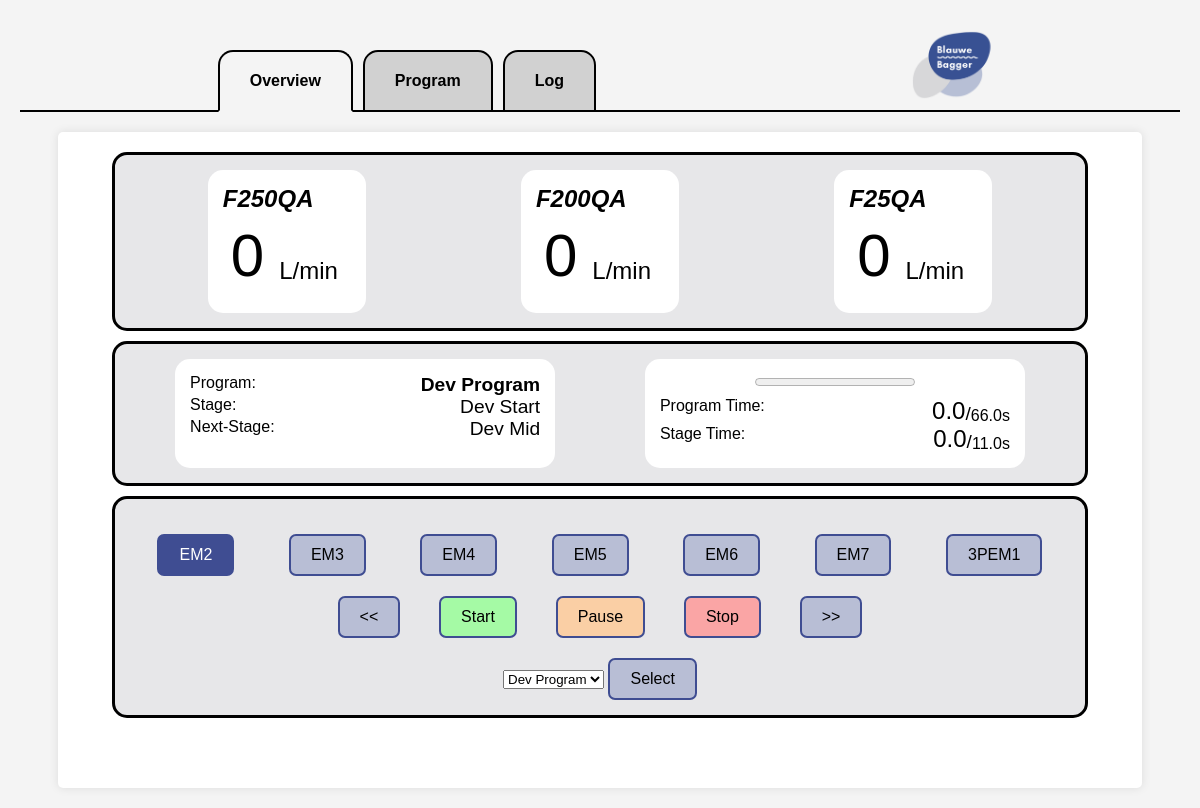
Before: / with the older database file.
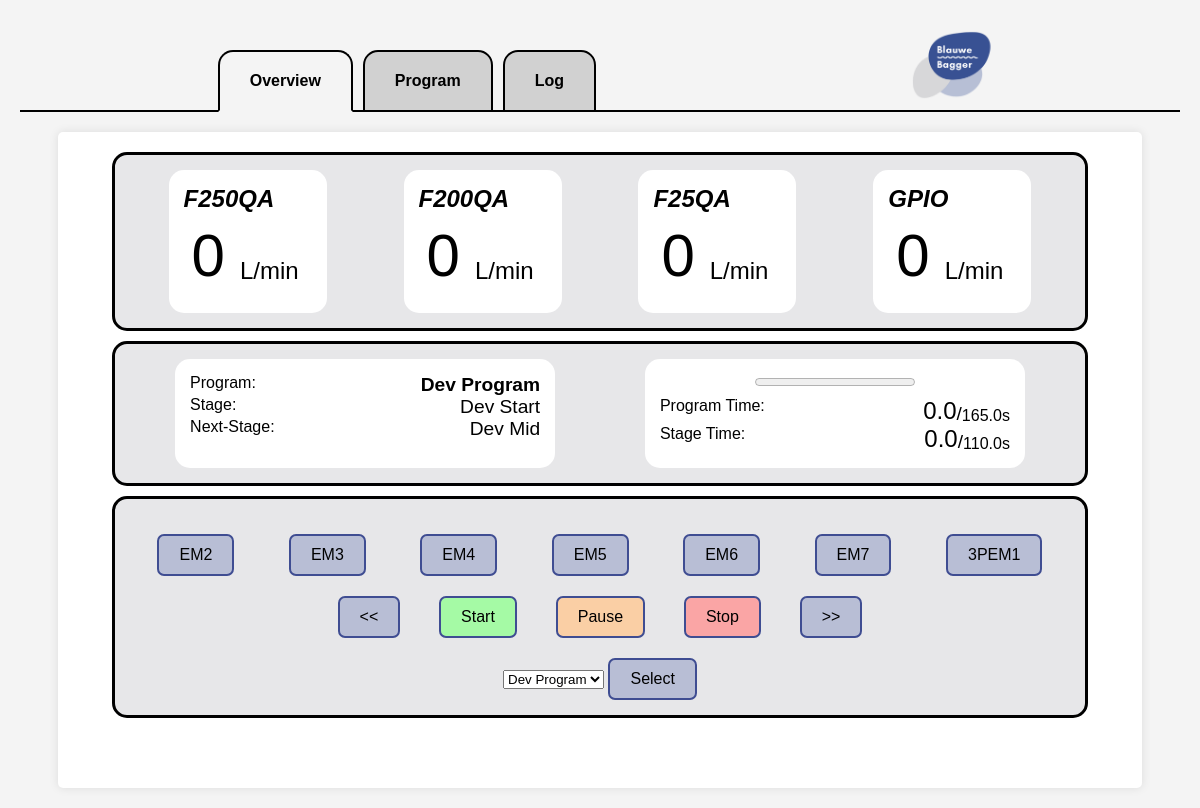
After: the same page with the newer database file.
### tables this page shows
CREATE TABLE METER (
    MeterID INTEGER PRIMARY KEY AUTOINCREMENT,
    Name TEXT NOT NULL,
    Description TEXT,
    Value REAL NOT NULL
);

CREATE TABLE PROGRAM (
    ProgramID INTEGER PRIMARY KEY AUTOINCREMENT,
    Name TEXT NOT NULL,
    Description TEXT,
    StageIDS TEXT NOT NULL
);

CREATE TABLE STAGE (
    StageID INTEGER PRIMARY KEY AUTOINCREMENT,
    Name TEXT NOT NULL,
    SwitchIDS TEXT,
    Time REAL NOT NULL
);

CREATE TABLE SWITCH (
    SwitchID INTEGER PRIMARY KEY AUTOINCREMENT,
    Name TEXT NOT NULL,
    GPIO INTEGER NOT NULL
);

### server/server.py (the view)
@app.route("/")
def overview():
    machineStatus = sF.getTable("MACHINESTATUS",0)
    programs = sF.getTable("PROGRAM",0)
    switches = sF.getTable("SWITCH",0)
    stages = sF.getTable("STAGE",0)
    meters = sF.getTable("METER",0)
    for i,meter in enumerate(meters):
        meters[i]["Value"] = round(float(meters[i]["Value"]))
    CMS = sF.getMachineStatus(machineStatus,programs,stages)
    return render_template('overview.html',CMS=CMS,programs=programs,meters=meters,switches=switches)

### server/serverFunctions/getTable.py (called while the page is built)
def getTable(table,add):
    db = sqlite3.connect('../data/machine.db',timeout=5)
    cs = db.execute('SELECT * FROM ' + table)
    ns = [description[0] for description in cs.description]
    result = []
    rows = 1;
    for ci in cs:
        result.append(dict(zip(ns,ci)))
        rows = rows + 1
    if add:
        if table != "MACHINESTATUS" and table != "FORCE":
            result.append(dict(zip(ns,[rows]+[None]*len(ns))))
    else:
        if not result:
            result.append(dict(zip(ns,[rows]+[None]*len(ns))))
    db.close()
    return result

### server/templates/overview.html
{% extends "layout.html" %}
{% block main %}
    <div class="container">
        <div class="meters-container">
            {% for meter in meters %}
            <div class="meter-item-container"> {{ meter["Name"] }}
                <div class="meter-value-container">
                    <div
                        class ="meters" id="{{ meter["MeterID"] }}">{{ meter["Value"] }}
                    </div>
                    <div class="meter-unit">
                        L/min
                    </div>
                </div>
            </div>
            {% endfor %}
        </div>
        <div class="program-state-container">
            <div class="program-name-container">
                <div class="name-item-container">
                    <div class="pre-name">Program:</div>
                    <div class="name" id="program-name">{{ CMS['programName'] }}</div>
                </div>
                <div class="name-item-container">
                    <div class="pre-name"> Stage:</div>
                    <div class="name" id="stage-name">{{ CMS['stageName'] }}</div>
                </div>
                <div class="name-item-container">
                    <div class="pre-name">Next-Stage:</div>
                    <div class="name" id="next-stage-name">{{ CMS['nextStageName'] }}</div>
                </div>
            </div>
            <div class="program-time-container">
                <div class="time-item-container">
                    <progress id="program-progress" value="{{ CMS['programRunTime'] }}" max="{{ CMS['totalProgramTime'] }}"></progress>
                </div>
                <div class="time-item-container">
                    <div class="pre-time">Program Time:</div>
                    <div class="time-container">
                        <div class="time" id="program-run-time">{{ CMS['programRunTime'] }}</div>
                        <div class="program-slash">/</div>
                        <div class="total-time" id="total-program-time">{{ CMS['totalProgramTime'] }} </div>
                        <div class="total-time">s</div>
                    </div>
                </div>
                <div class="time-item-container">
                    <div class="pre-time">Stage Time:</div>
                    <div class="time-container">
                        <div class="time" id="stage-run-time">{{ CMS['stageRunTime'] }}</div>
                        <div class="program-slash">/</div>
                        <div class="total-time" id="total-stage-time">{{ CMS['totalStageTime'] }} </div>
                        <div class="total-time">s</div>
                    </div>
                </div>
            </div>
        </div>
        <div class="control-select-container">
            <div class="switches">
                {% for switch in switches %}
                {% if switch["SwitchID"] in CMS['activeSwitches'] %}
                <form action="/toggleswitch/{{ switch["SwitchID"] }}">
                    <input type="submit" class="switch-active switch-btn" id="{{ switch["SwitchID"] }}" value="{{ switch["Name"] }}"/>
                </form>
                {% else %}
                <form action="/toggleswitch/{{ switch["SwitchID"] }}">
                    <input type="submit" class="overview-btn switch-btn" id="{{ switch["SwitchID"] }}" value="{{ switch["Name"] }}"/>
                </form>
                {% endif %}
                {% endfor %}
            </div>
            <div class="controls">
                <form action="/previous">
                    <input class="overview-btn" type="submit" value="<<">
                </form>
                <form action="/start">
                    <input class="overview-btn" type="submit" id="start-btn" value="Start"/>
                </form>
                <form action="/pause">
                    <input class="overview-btn" type="submit" id="pause-btn" value="Pause"/>
                </form>
                <form action="/stop">
                    <input class="overview-btn" type="submit" id="stop-btn" value="Stop"/>
                </form>
                <form action="/next">
                    <input class="overview-btn" type="submit" value=">>">
                </form>
            </div>
            <div class="select-program-container">
                <form action="/selectprogram/" method="POST">
                <select name="program">
                    {% for program in programs %}
                    <option value={{ program["ProgramID"] }}>{{ program["Name"] }}</option>
                    {% endfor %}
                </select>
                <input class="overview-btn" type="submit" value="Select"/>
                </form>
            </div>
        </div>
    </div>
{% endblock %}

### server/templates/layout.html (shortened to what this page needs)
<!DOCTYPE html>
<html lang="en">
	<head>
        <link rel="stylesheet" href="/static/styles.css">
	</head>
	<nav>
		<div class="navbar">
			<ul>
				<li class="nav-item">
					<a id="nav-link-overview" href="/" target="_self">
						<span>Overview</span>
					</a>
				</li>
				<li class="nav-item">
					<a id="nav-link-program" href="/program" target="_self">
						<span>Program</span>
					</a>
				</li>
                <li class="nav-item">
                    <a id="nav-link-tableview" href="/log" target="_self">
                        <span>Log</span>
                    </a>
                </li>
			</ul>
            <img src="static/images/BlauweBaggerLogo.png" class="nav-logo">
		</div>
	</nav>
	<main>
		{% block main %}{% endblock %}
	</main>

### server/static/styles.css (style rules this page uses)
.container { max-width: 90%; margin: auto; margin-top:20px; background: white; padding: 20px; border-radius: 5px; box-shadow: 0 0 10px rgba(0, 0, 0, 0.1); }
input { padding: 10px 20px; font-size: 16px; cursor: pointer; }
nav { background: transparent; }
nav ul { list-style: none; display: flex; gap: 10px; padding: 10px 0 0 40px; margin:0; }
nav li { position: relative; height:40px; }
nav a { text-decoration: none; background: #d1d1d1; color: black; padding: 20px 30px; display: inline-block; border: 2px solid black; border-bottom: 2px solid black; border-radius: 15px 15px 0 0; font-weight: bold; position: relative; z-index: 1; height: 18px; }
.active { border-bottom:2px solid #f4f4f4; background: #f4f4f4; }
.navbar { display: flex; justify-content: space-around; align-items: center; width: 100%; border-bottom:2px solid black; height: 90px; }
.nav-logo { height: 70px; width: auto; margin-right: 20px; }
.meters-container { display: flex; justify-content: space-around; background-color: #E7E7E9; padding: 15px; border-radius: 15px; border-style: solid; width: 90%; margin: auto; margin-bottom:10px; }
.meter-item-container { padding:15px; background-color:white; border-radius:15px; font-size:1.5em; font-style:italic; font-weight:bold; }
.meter-value-container { display:flex; justify-content: space-around; font-style:normal; padding:3px; font-weight:normal }
.meters { font-size:2.5em; padding:5px; }
.meter-unit { margin-top:auto; padding:10px }
.program-state-container { display: flex; justify-content: space-around; background-color: #E7E7E9; padding: 15px; border-radius: 15px; border-style: solid; width: 90%; margin: auto; margin-bottom:10px; }
.program-name-container { background-color: white; padding:15px; border-radius:15px; }
.program-time-container { background-color: white; padding:15px; border-radius:15px; }
.name-item-container { display:flex; justify-content: space-between; min-width:350px; }
.time-item-container { display:flex; justify-content: space-between; min-width:350px; }
.time-container { display:flex; justify-content: end; }
.time { font-size:1.5em; }
.name { font-size:1.2em; }
#program-name { font-weight: bold; }
.program-slash { margin-top:auto; font-size:1.2em; }
.total-time { margin-top:auto; }
#program-progress { margin: auto; margin-bottom: 7px; }
.control-select-container { background-color: #E7E7E9; padding: 15px; border-radius: 15px; border-style: solid; width: 90%; margin: auto; margin-bottom:50px; }
.select-program-container { display:flex; justify-content: space-around; }
.switches { display: flex; justify-content: space-around; margin: 20px 0; }
.controls { display: flex; justify-content: space-around; margin: 20px auto; width: 60%; }
.overview-btn { border-radius:7px; border:none; border-style:solid; border-width:2px; border-color:#3F4D92; background-color:#B8BED5; padding: 10px 20px; font-size:16px; cursor:pointer; -webkit-appearance: none; }
#start-btn { background-color:#A5FAA5; }
#pause-btn { background-color:#FACFA5; }
#stop-btn { background-color:#FAA5A5; }

Changed rows visible on the page:
added METER: Name "GPIO", Value "0"
changed STAGE "Dev Start": totalStageTime "11.0" → "110.0"
Other visible differences:
{{ CMS['totalProgramTime'] }}: "66.0" → "165.0"
